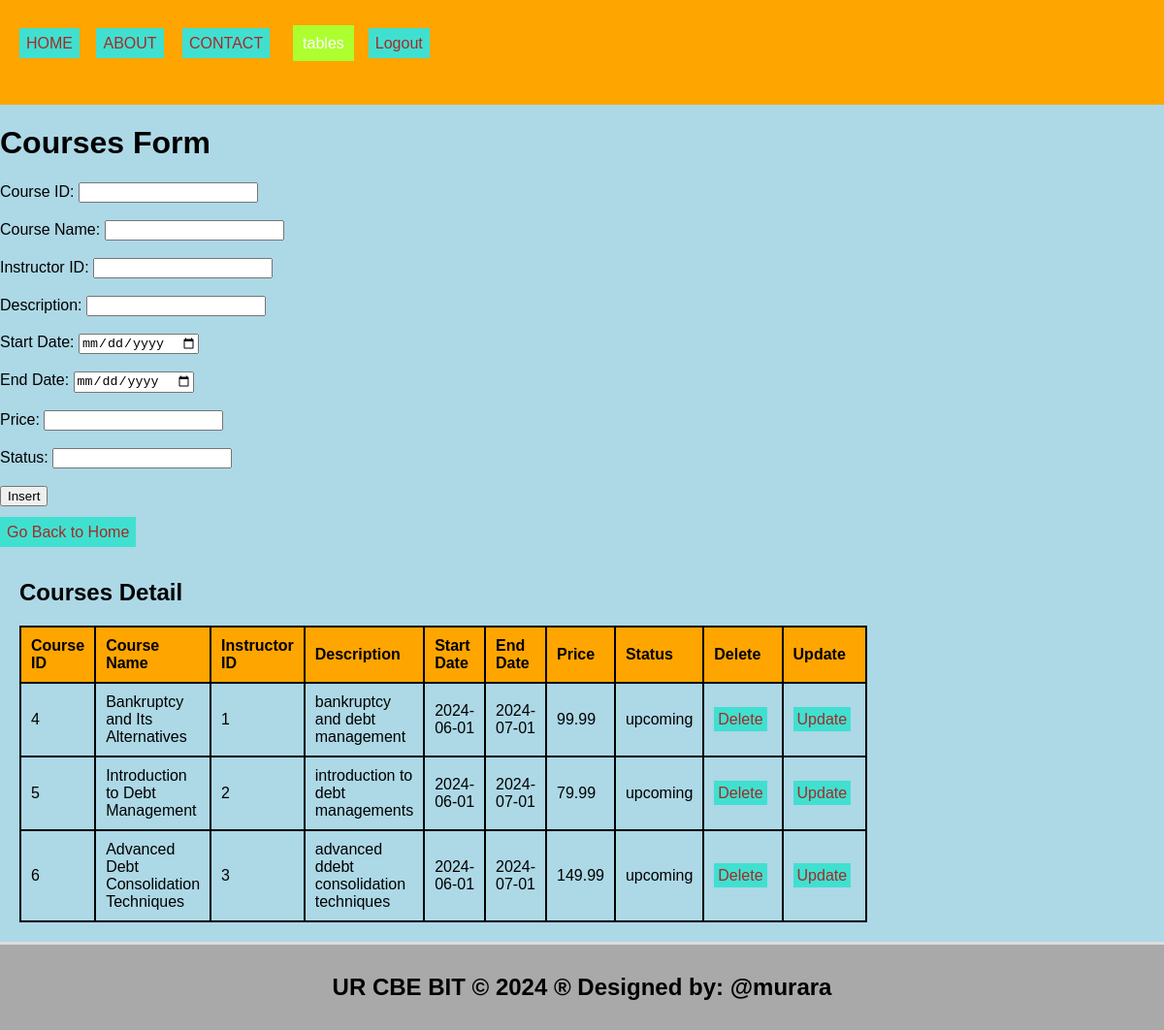
/courses.php, run on the app's committed database.
### tables this page shows
CREATE TABLE `courses` (
  `course_id` int(11) NOT NULL,
  `course_name` varchar(255) NOT NULL,
  `instructor_id` int(11) NOT NULL,
  `description` text DEFAULT NULL,
  `start_date` date DEFAULT NULL,
  `end_date` date DEFAULT NULL,
  `price` decimal(10,2) DEFAULT NULL,
  `status` enum('upcoming','ongoing','completed') NOT NULL
);

### courses.php (the view, shortened to what this page needs)
 <!DOCTYPE html>
<html lang="en">
<head>
  <link rel="stylesheet" type="text/css" href="style.css">
</head>
<body style="background-color: lightblue;">
  <header>
    <ul style="list-style-type: none; padding: 0;">
      <li style="display: inline; margin-right: 10px;">
        <ul style="list-style-type: none; padding: 0;">
          <li style="display: inline; margin-right: 8px;"><a href="./home.html">HOME</a></li>
          <li style="display: inline; margin-right: 10px;"><a href="./about.html">ABOUT</a></li>
          <li style="display: inline; margin-right: 10px;"><a href="./contact.html">CONTACT</a></li>
           <li class="dropdown" style="display: inline; margin-right: 5px;">
            <a href="#" style="padding: 10px; color: white; background-color: greenyellow; text-decoration: none; margin-right: 10px;">tables</a>
          </li>
              <a href="logout.php">Logout</a>
          </li>
        </ul>
  </header>
  <body style="background-color: yellowgreen;">
    <h1>Courses Form</h1>
    <form method="post" onsubmit="return confirmInsert();">
      <label for="course_id">Course ID:</label>
      <input type="number" id="course_id" name="course_id" required><br><br>
      <label for="course_name">Course Name:</label>
      <input type="text" id="course_name" name="course_name" required><br><br>
      <label for="instructor_id">Instructor ID:</label>
      <input type="number" id="instructor_id" name="instructor_id" required><br><br>
      <label for="description">Description:</label>
      <input type="text" id="description" name="description" required><br><br>
      <label for="start_date">Start Date:</label>
      <input type="date" id="start_date" name="start_date" required><br><br>
      <label for="end_date">End Date:</label>
      <input type="date" id="end_date" name="end_date" required><br><br>
      <label for="price">Price:</label>
      <input type="number" id="price" name="price" required><br><br>
      <label for="status">Status:</label>
      <input type="text" id="status" name="status" required><br><br>
      <input type="submit" name="add" value="Insert"><br><br>
      <a href="./home.html">Go Back to Home</a>
    </form>
    <?php
    include('database_connection.php');
    ?>
    <section>
      <h2>Courses Detail</h2>
      <table>
        <tr>
          <th>Course ID</th>
          <th>Course Name</th>
          <th>Instructor ID</th>
          <th>Description</th>
          <th>Start Date</th>
          <th>End Date</th>
          <th>Price</th>
          <th>Status</th>
          <th>Delete</th>
          <th>Update</th>
        </tr>
        <?php
        $sql = "SELECT * FROM courses";
        $result = $connection->query($sql);
        if ($result->num_rows > 0) {
            while ($row = $result->fetch_assoc()) {
                echo "<tr>
                        <td>{$row['course_id']}</td>
                        <td>{$row['course_name']}</td>
                        <td>{$row['instructor_id']}</td>
                        <td>{$row['description']}</td>
                        <td>{$row['start_date']}</td>
                        <td>{$row['end_date']}</td>
                        <td>{$row['price']}</td>
                        <td>{$row['status']}</td>
                        <td><a style='padding:4px' href='delete_course.php?course_id={$row['course_id']}'>Delete</a></td>
                        <td><a style='padding:4px' href='update_course.php?course_id={$row['course_id']}'>Update</a></td>
                      </tr>";
            }
        } else {
            echo "<tr><td colspan='10'>No data found</td></tr>";
        }
        ?>
      </table>
    </section>
    <footer>
      <h2>UR CBE BIT &copy; 2024 &reg; Designed by: @murara</h2>
    </footer>
  </body>
</html>

### style.css (style rules this page uses)
body { font-family: Arial, sans-serif; margin: 0; padding: 0; }
.dropdown { position: relative; display: inline; margin-right: 10px; }
body { font-family: Arial,sans-serif; margin:0; padding:0; }
header { background-color:orange; padding: 20px; }
footer { text-align: center; padding: 15px; background-color:orange; }
.dropdown { position: right; display:right; direction:rtl; }
section { padding:28px; border-bottom: 1px solid #ddd; }

### courses.php (style rules this page uses)
a:link { color: #0066cc; text-decoration: none; }
a { padding: 7px; color: white; background-color: turquoise; text-decoration: none; margin-right: 5px; }
a:link { color: brown; }
table { width: 75%; border-collapse: collapse; }
th, td { border: 2px solid black; padding: 10px; text-align: left; }
th { background-color: orange; }
section { padding: 20px; border-bottom: 3px solid #ddd; }
footer { text-align: center; padding: 10px; background-color: darkgray; }

### data on the page
courses: course_id "4", course_name "Bankruptcy and Its Alternatives", instructor "1", description "bankruptcy and debt management", start_date "2024-06-01", end_date "2024-07-01", price "99.99", status "upcoming"
courses: course_id "5", course_name "Introduction to Debt Management", instructor "2", description "introduction to debt managements", start_date "2024-06-01", end_date "2024-07-01", price "79.99", status "upcoming"
courses: course_id "6", course_name "Advanced Debt Consolidation Techniques", instructor "3", description "advanced ddebt consolidation techniques", start_date "2024-06-01", end_date "2024-07-01", price "149.99", status "upcoming"
